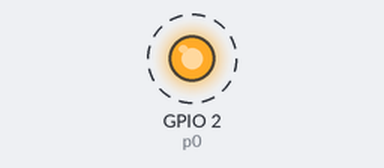
The program below on a simulated ESP8266 board running MicroPython. Parts: output pins drawn as LEDs (lit = HIGH). Dashed ring = blinking.

Above: at 0.5 s.
Timing chart, 0 to 4.6 s (numbered marks = the images above):
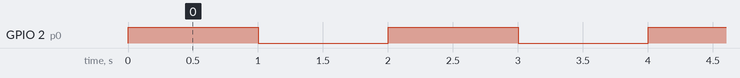

The program:

blink.py
```python
# Blink the internal led
from machine import Pin
import time

p0 = Pin(2, Pin.OUT)    # create output pin on GPIO2

while True:
    p0.on()                 # set pin to "on" (high) level
    time.sleep(1)           # sleep 1s
    p0.off()                # set pin to "off" (low) level
    time.sleep(1)           # sleep 1s
```

Measured:
- by itself, GPIO 2 (p0): alternates HIGH for 1.0 s and LOW for 1.0 s
